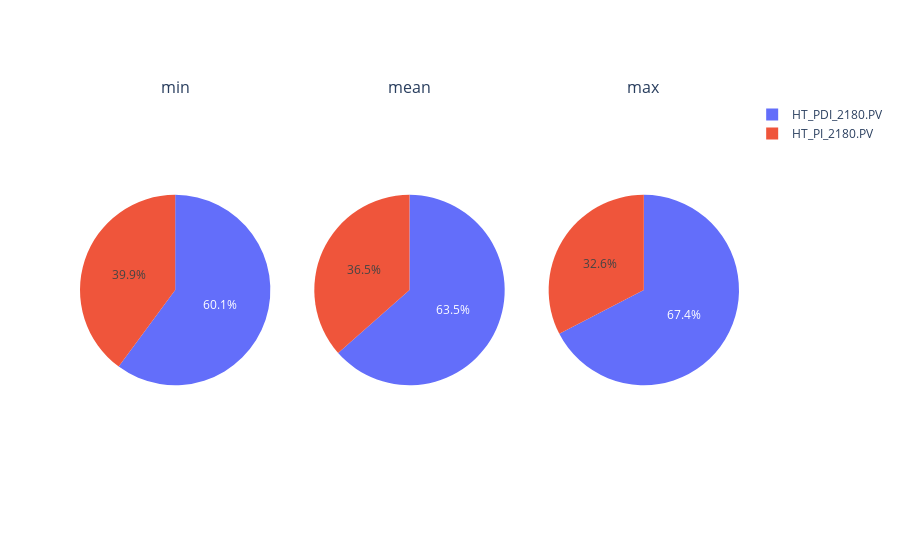

Notebook code for this chart:
### Markdown cell above
#### A. Plotly

### Code cell
from plotly.subplots import make_subplots

fig = make_subplots(rows=1, cols=3, specs=[[{"type": "pie"}, {"type": "pie"}, {"type": "pie"}]], subplot_titles=("min", "mean", "max"))

min = px.pie(data, values="min", names="_field", title="min")
mean = px.pie(data, values="mean", names="_field", title="mean")
max = px.pie(data, values="max", names="_field", title="max")

fig.add_trace(min.data[0], row=1, col=1)
fig.add_trace(mean.data[0], row=1, col=2)
fig.add_trace(max.data[0], row=1, col=3)

### Figure 1 — Plotly figure (JSON) as saved in the notebook; plotly's stock layout.template omitted (floating-point values rounded to 4 significant figures)
{"data": [{"domain": {"x": [0, 0.2889], "y": [0, 1]}, "hovertemplate": "_field=%{label}<br>min=%{value}<extra></extra>", "labels": ["HT_PDI_2180.PV", "HT_PI_2180.PV"], "legendgroup": "", "name": "", "showlegend": true, "type": "pie", "values": [27.96, 18.55]}, {"domain": {"x": [0.3556, 0.6444], "y": [0, 1]}, "hovertemplate": "_field=%{label}<br>mean=%{value}<extra></extra>", "labels": ["HT_PDI_2180.PV", "HT_PI_2180.PV"], "legendgroup": "", "name": "", "showlegend": true, "type": "pie", "values": [32.33, 18.59]}, {"domain": {"x": [0.7111, 1], "y": [0, 1]}, "hovertemplate": "_field=%{label}<br>max=%{value}<extra></extra>", "labels": ["HT_PDI_2180.PV", "HT_PI_2180.PV"], "legendgroup": "", "name": "", "showlegend": true, "type": "pie", "values": [38.47, 18.62]}], "layout": {"annotations": [{"font": {"size": 16}, "showarrow": false, "text": "min", "x": 0.1444, "xanchor": "center", "xref": "paper", "y": 1, "yanchor": "bottom", "yref": "paper"}, {"font": {"size": 16}, "showarrow": false, "text": "mean", "x": 0.5, "xanchor": "center", "xref": "paper", "y": 1, "yanchor": "bottom", "yref": "paper"}, {"font": {"size": 16}, "showarrow": false, "text": "max", "x": 0.8556, "xanchor": "center", "xref": "paper", "y": 1, "yanchor": "bottom", "yref": "paper"}], "autosize": true}}
